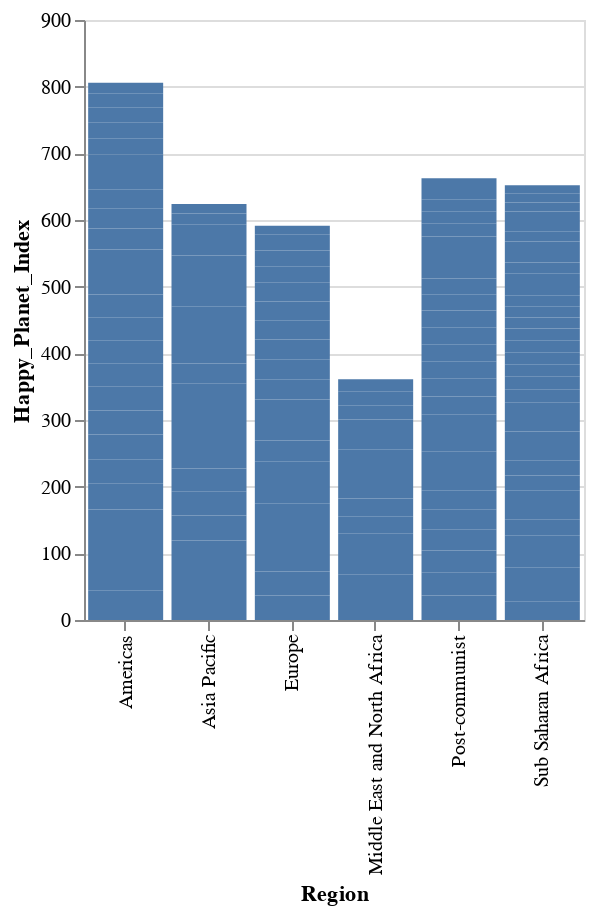

Notebook code for this chart:
### Markdown cell above
We set the `color parameter` in the **encode function** to retains the colors of only the points within the selected area.

>This can be useful when you want to get insights into a particular range of features on
the axes of a scatter plot. Let's go through an exercise to illustrate this.

### Code cell
alt.Chart(df).mark_bar().encode(
 x='Region:N',
    y='Happy_Planet_Index:Q'
).interactive().properties(width=250)

### Figure 1 — Vega-Lite specification as saved in the notebook (floating-point values rounded to 4 significant figures; data arrays with more than 128 entries replaced by an {"elided": "..."} marker saying what was removed)
{"config": {"view": {"continuousWidth": 400, "continuousHeight": 300}}, "data": {"name": "data-b6f7af815a74474cfaa8fc6e00873bd7"}, "mark": "bar", "encoding": {"x": {"field": "Region", "type": "nominal"}, "y": {"field": "Happy_Planet_Index", "type": "quantitative"}}, "selection": {"selector015": {"type": "interval", "bind": "scales", "encodings": ["x", "y"]}}, "width": 250, "$schema": "https://vega.github.io/schema/vega-lite/v4.17.0.json", "datasets": {"data-b6f7af815a74474cfaa8fc6e00873bd7": {"elided": "140 records"}}}
